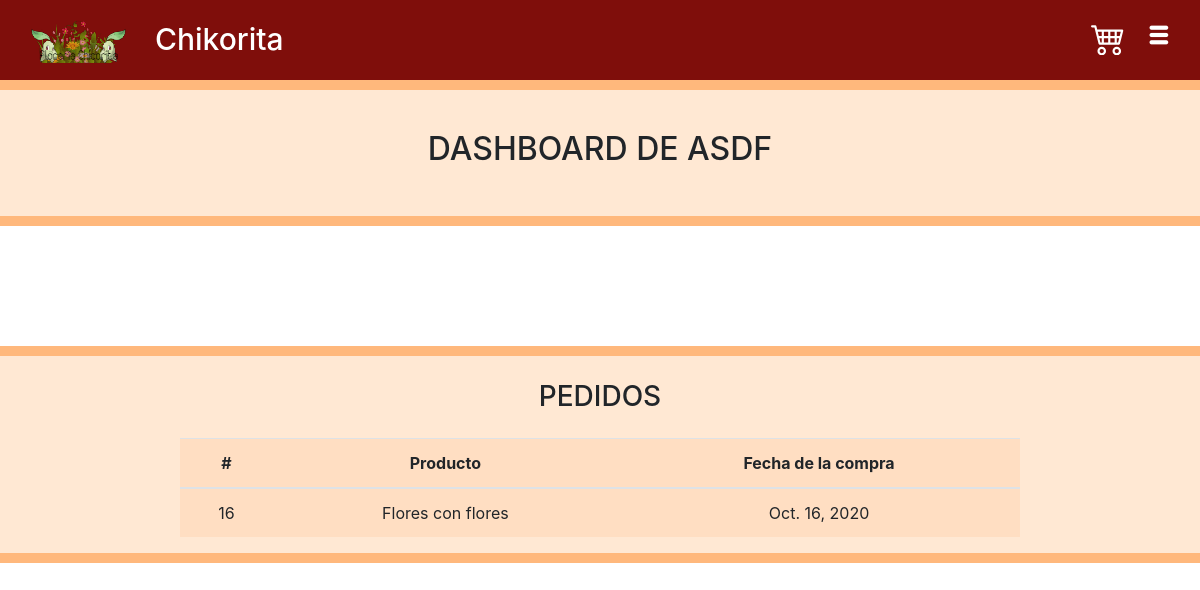
The page /dashboard/ (signed in) on the database its author committed.
### users/models.py (models this page shows, shortened)
class Compra(models.Model):
	user = models.ForeignKey(User,on_delete=models.CASCADE,blank=False, null=False)
	producto = models.ForeignKey(Inventario,on_delete=models.CASCADE,blank=False, null=False)
	fecha = models.DateField(default=datetime.now)
	cantidad = models.IntegerField(null=True, blank=True)
	precio = models.IntegerField(null=True, blank=True)
	esta_en_carro = models.BooleanField(default=True,blank=True, null=True)

class Inventario(models.Model):
	nombre = models.CharField(max_length=250,blank=False, null=False)
	descripcion = models.CharField(max_length=250,blank=False, null=False)
	stock = models.IntegerField(blank=False, null=False)
	precio = models.IntegerField(blank=False, null=False)
	flor_pic = models.CharField(max_length=250,null=True, blank=True)
	def __str__(self):
		return self.nombre

### users/views.py (the view)
# urls.py: path('dashboard/',dashboard,name="dashboard"),
@login_required(login_url='login')
def dashboard(request):
	if request.user.is_authenticated:
		pedidos = Compra.objects.filter(user=request.user,esta_en_carro=False).order_by('fecha')
		return render(request,"users/dashboard.html",{'compras':pedidos})
	return redirect('/login')

### templates/users/dashboard.html (shortened to what this page needs)
{%extends "base.html"%}
{% load static %}
{%block contenido-head%}
<link rel="stylesheet" href="{% static "css/users/dashboard.css" %}">
{%endblock%}
{%block contenido-body%}
	<div class="main">
		<div class="cabecera contenedor">
			<h2>DASHBOARD DE {{user.username}}</h2>
		</div>
		<section class="contenedor">
			<h3>PEDIDOS</h3>
			<table class="table">
		      <thead>
		        <tr>
		          <th>#</th>
		          <th>Producto</th>
		          <th>Fecha de la compra</th>
		        </tr>
		      </thead>
		      <tbody>
		      	{% for compra in compras %}
		        <tr class="tablarows">
		          <td>{{compra.id}}</td>
		          <td>{{compra.producto}}</td>
		          <td>{{compra.fecha}}</td>
		        </tr>
		        {% endfor %}
		      </tbody>
		    </table>
			</div>
{% endblock %}

### static/css/standar.css (style rules this page uses)
* { margin: 0; padding: 0; box-sizing: border-box; }
body { background: #C33C54; }
section { width: 100%; margin-bottom: 50px; }

### static/css/welcome/welcome.css (style rules this page uses)
body { background: #fff; }

### static/css/users/dashboard.css (style rules this page uses)
.main { margin-top: 80px; }
.contenedor { border-style: solid none solid none; border-width: 10px; border-color: rgba(255,138,38,0.5); width: 100%; background-color: rgba(255,138,38,0.2); margin-bottom: 5%; }
.cabecera { font-size: 25px; text-align: center; text-transform: uppercase; padding: 40px; margin-bottom: 10%; }
.contenedor h3 { text-align: center; padding-top: 2%; margin-bottom: 2%; }
.contenedor table { text-align: center; width: 70%; margin-left: 15%; }
.contenedor table tr:nth-child(odd) { background: rgba(255,138,38,0.1); }

### rows shown on the page
Compra: id "16", producto "Flores con flores", fecha "Oct. 16, 2020"

### other values the page prints
{{ user.username }} "ASDF"
